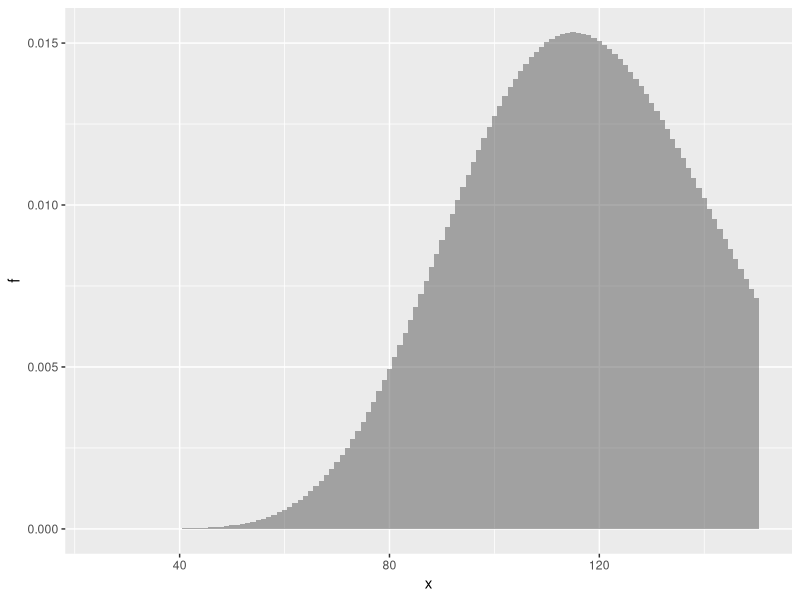

Recreate this plot in R.
## ---- chunk 1
knitr::opts_chunk$set(echo = TRUE)
library(tidyverse)

## ---- chunk 2
data.f <- tibble(
  x = 25:150,
  f = dnbinom(x, size = 25, prob = pbinom(3,10,0.5) )
)

ggplot(data.f, aes(x=x,y=f))+geom_col(width=1, alpha=0.5)


